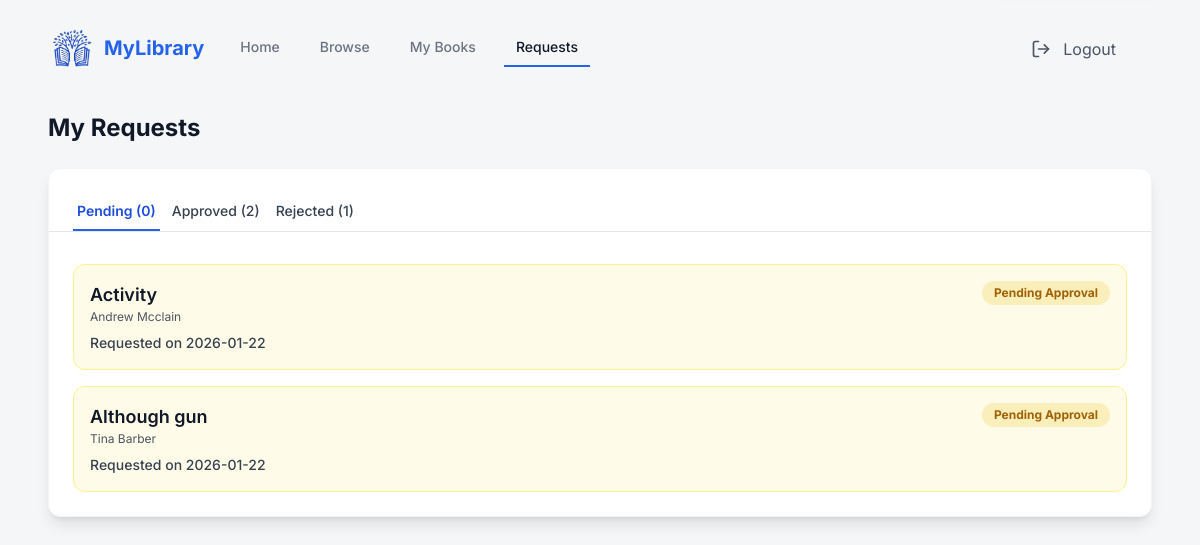
Page /user/my-requests/ (signed in) on the committed database.
### library_db/models.py (models this page shows, shortened)
class Request(models.Model):
    STATUS_CHOICES = [
        ('pending', 'Pending'),
        ('approved', 'Approved'),
        ('rejected', 'Rejected'),
    ]
    request_id = models.AutoField(primary_key=True)
    user = models.ForeignKey(settings.AUTH_USER_MODEL, on_delete=models.CASCADE, related_name='requests')
    book = models.ForeignKey(Book, on_delete=models.CASCADE, related_name='requests')
    request_date = models.DateField(auto_now_add=True)
    status = models.CharField(max_length=20, choices=STATUS_CHOICES, default='pending')

class Book(models.Model):
    book_id = models.AutoField(primary_key=True)
    isbn = models.CharField(max_length=20, unique=True)
    title = models.CharField(max_length=255)
    author = models.CharField(max_length=100)
    genre = models.ManyToManyField(Genre, related_name='books')
    language = models.ForeignKey(Language, on_delete=models.CASCADE, related_name='books', null=True)
    description = models.TextField(blank=True, null=True)
    image_url = models.URLField(max_length=500, blank=True, null=True)
    total_copies = models.IntegerField()
    available_copies = models.IntegerField()
    def genre_display(self):
      return ', '.join(genre.genre_name for genre in self.genre.all())
    genre_display.short_description = 'Genres'

### LMS/views.py (the view)
# urls.py: path('user/my-requests/', views.user_my_requests, name='user_my_requests'),
@login_required
def user_my_requests(request):
    user = request.user
    pending_requests = Request.objects.filter(user=user, status='pending').select_related('book')
    approved_requests = Request.objects.filter(user=user, status='approved').select_related('book')
    rejected_requests = Request.objects.filter(user=user, status='rejected').select_related('book')
    waiting_list_items = WaitingList.objects.filter(user=user).select_related('book').order_by('position')
    context = {
        'pending_requests': pending_requests,
        'approved_requests': approved_requests,
        'rejected_requests': rejected_requests,
        'waiting_list_items': waiting_list_items,
    }
    return render(request, 'users/requests.html', context)

### templates/users/requests.html (shortened to what this page needs)
{% extends "index.html" %}
{% block content %}
<main class="max-w-7xl mx-auto px-4 sm:px-6 lg:px-8 py-8">
    <div>
        <h2 class="text-2xl font-bold text-gray-900 mb-6">My Requests</h2>
        <div class="bg-white p-6 rounded-xl shadow-lg border border-gray-100">
            <div class="flex space-x-2 border-b border-gray-200 mb-4 -mx-6 px-6">
                <button id="tab-pending" onclick="showRequestTab('pending')" class="tab-button py-2 px-1 text-sm font-semibold border-b-2 border-blue-600 text-blue-700 transition duration-200">
                    Pending ({{ pending_requests|length|add:waiting_list_items|length }})
                </button>
                <button id="tab-approved" onclick="showRequestTab('approved')" class="tab-button py-2 px-1 text-sm font-medium text-gray-700 border-b-2 border-transparent hover:border-gray-300 transition duration-200">
                    Approved ({{ approved_requests|length }})
                </button>
                <button id="tab-rejected" onclick="showRequestTab('rejected')" class="tab-button py-2 px-1 text-sm font-medium text-gray-700 border-b-2 border-transparent hover:border-gray-300 transition duration-200">
                    Rejected ({{ rejected_requests|length }})
                </button>
            </div>
            <div id="content-pending" class="request-tab-content pt-4 space-y-4">
                {% for req in pending_requests %}
                <div class="p-4 rounded-xl border border-yellow-200 flex justify-between items-start bg-yellow-50 hover:shadow-md transition duration-300">
                    <div>
                        <p class="text-lg font-semibold text-gray-900">{{ req.book.title }}</p>
                        <p class="text-xs text-gray-600 mb-2">{{ req.book.author }}</p>
                        <p class="text-sm font-medium text-gray-700">Requested on {{ req.request_date|date:"Y-m-d" }}</p>
                    </div>
                    <span class="bg-yellow-500/20 text-yellow-700 text-xs font-bold px-3 py-1 rounded-full">Pending Approval</span>
                </div>
                {% endfor %}
            </div>
        </div>
    </div>
</main>
{% endblock %}

### templates/index.html (style rules this page uses)
body { font-family: 'Inter', sans-serif; background-color: #f4f6f8; }

### rows in the picture
Request: book "Activity", book.author "Andrew Mcclain", request_date "2026-01-22"
Request: book "Although gun", book.author "Tina Barber", request_date "2026-01-22"

### other values in the picture
{{ pending_requests|length|add:waiting_list_items|length }} "0"
{{ approved_requests|length }} "2"
{{ rejected_requests|length }} "1"
